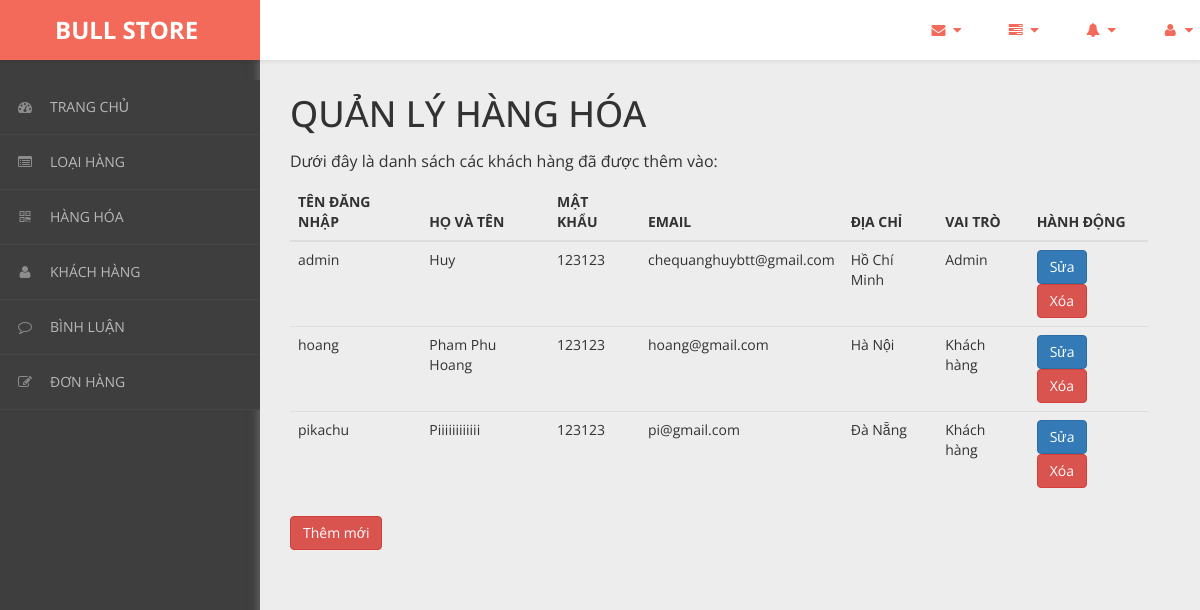
The app's page /admin/content/khach-hang/khach-hang-list.php with its own data.
### tables this page shows
CREATE TABLE `khach_hang` (
  `ma_kh` varchar(50) NOT NULL,
  `ho_ten` varchar(50) NOT NULL,
  `mat_khau` varchar(50) NOT NULL,
  `email` varchar(50) NOT NULL,
  `dia_chi` varchar(50) NOT NULL,
  `vai_tro` int(11) NOT NULL DEFAULT 0
);

### admin/dao/pdo.php (called while the page is built, shortened)
<?php
    function pdo_get_connection(){
        $pdo = new PDO("mysql:host=localhost;dbname=project-web",'root','');
        $pdo->setAttribute(PDO::ATTR_ERRMODE, PDO::ERRMODE_EXCEPTION);
        return $pdo;
    }
    function pdo_query($sql){
        $sql_args = array_slice(func_get_args(),1);
        try{
            $conn = pdo_get_connection();
            $stmt = $conn ->prepare($sql);
            $stmt -> execute($sql_args);
            $rows = $stmt -> fetchAll();
            return $rows;
        }catch(PDOException $e){
            throw $e;
        }finally{
            unset($conn);
        }
    }
    ?>

### admin/dao/khach-hang.php (called while the page is built, shortened)
<?php
    require_once ('pdo.php');
    function khach_hang_select_all(){
        $sql = "SELECT * FROM khach_hang";
        return pdo_query($sql);
    }
?>

### admin/content/khach-hang/khach-hang-list.php (the view, shortened to what this page needs)
<!DOCTYPE html>
<html xmlns="http://www.w3.org/1999/xhtml">
<head>
    <link href="../../../css/admin/css/bootstrap.css" rel="stylesheet" />
    <link href="../../../css/admin/css/font-awesome.css" rel="stylesheet" />
    <link href="../../../css/admin/css/custom-styles.css" rel="stylesheet" />
</head>
<body>
    <div id="wrapper">
        <nav class="navbar navbar-default top-navbar" role="navigation">
            <div class="navbar-header">
                <a class="navbar-brand" href="../../../../project-web/trang-chinh/"><strong style = "margin-left: 40px;">BULL STORE</strong></a>
            </div>
            <ul class="nav navbar-top-links navbar-right">
                <li class="dropdown">
                    <a class="dropdown-toggle" data-toggle="dropdown" href="#" aria-expanded="false">
                        <i class="fa fa-envelope fa-fw"></i> <i class="fa fa-caret-down"></i>
                    </a>
                </li>
                <li class="dropdown">
                    <a class="dropdown-toggle" data-toggle="dropdown" href="#" aria-expanded="false">
                        <i class="fa fa-tasks fa-fw"></i> <i class="fa fa-caret-down"></i>
                    </a>
                </li>
                <li class="dropdown">
                    <a class="dropdown-toggle" data-toggle="dropdown" href="#" aria-expanded="false">
                        <i class="fa fa-bell fa-fw"></i> <i class="fa fa-caret-down"></i>
                    </a>
                </li>
                <li class="dropdown">
                    <a class="dropdown-toggle" data-toggle="dropdown" href="#" aria-expanded="false">
                        <i class="fa fa-user fa-fw"></i> <i class="fa fa-caret-down"></i>
                    </a>
                </li>
            </ul>
        </nav>
        <nav class="navbar-default navbar-side" role="navigation">
            <div class="sidebar-collapse">
                <ul class="nav" id="main-menu">
                <li>
                        <a href="../thong-ke/thong-ke-list.php"><i class="fa fa-dashboard"></i>TRANG CHỦ</a>
                    </li>
                    <li>
                        <a href="../loai-hang/loai-hang-list.php"><i class="fa fa-list-alt" aria-hidden="true"></i>LOẠI HÀNG</a>
                    </li>
                    <li>
                        <a href="../hang-hoa/hang-hoa-list.php"><i class="fa fa-qrcode"></i>HÀNG HÓA</a>
                    </li>
                    <li>
                        <a href="../khach-hang/khach-hang-list.php"><i class="fa fa-user"></i>KHÁCH HÀNG</a>
                    </li>
                    <li>
                        <a href="../binh-luan/binh-luan-list.php"><i class="fa fa-comment-o" aria-hidden="true"></i>BÌNH LUẬN</a>
                    </li>
                    <li>
                        <a href="../hoa-don/hoa-don-list.php"><i class="fa fa-edit"></i>ĐƠN HÀNG</a>
                    </li>
                </ul>
            </div>
        </nav>
        <div id="page-wrapper">
		  <div class="header">
                <div class="page-header">
                    <h1>QUẢN LÝ HÀNG HÓA</h1>
                    <p>Dưới đây là danh sách các khách hàng đã được thêm vào: </p>
                    <?php
                        require_once ('../../dao/khach-hang.php');
                        $items = khach_hang_select_all();
                    ?>
                        <table class="table table-hover">
                            <thead>
                                <tr>
                                    <th>TÊN ĐĂNG NHẬP</th>
                                    <th>HỌ VÀ TÊN</th>
                                    <th>MẬT KHẨU</th>
                                    <th>EMAIL</th>
                                    <th>ĐỊA CHỈ</th>
                                    <th>VAI TRÒ</th>
                                    <th>HÀNH ĐỘNG</th>
                                </tr>
                            </thead>
                            <tbody>
                                <?php foreach($items as $item){
                                    extract($item);
                                ?>
                                    <tr>
                                        <td><?=$ma_kh?></td>
                                        <td><?=$ho_ten?></td>
                                        <td><?=$mat_khau?></td>
                                        <td><?=$email?></td>
                                        <td><?=$dia_chi?></td>
                                        <td><?php if($vai_tro == 0){
                                            echo "Khách hàng";
                                        }else{
                                            echo "Admin";
                                        } ?></td>
                                        <td>
                                            <a href="khach-hang-update.php?ma_kh=<?=$ma_kh?>"><button class="btn btn-primary">Sửa</button></a>
                                            <a onclick = "return confirm('Bạn có chắc chắn muốn xóa ?')" href="khach-hang-delete.php?ma_kh=<?=$ma_kh?>"><button class="btn btn-danger">Xóa</button></a>
                                        </td>
                                    </tr>
                                <?php } ?>
                            </tbody>
                        </table>
                    <a href="../khach-hang/khach-hang-new.php"><button class="btn btn-danger">Thêm mới</button></a>
                </div>
		    </div>
        </div>
    </div>
</body>
</html>

### css/admin/css/custom-styles.css (style rules this page uses)
body { font-family: 'Open Sans', sans-serif; background: #3E3E3E; }
#wrapper { width: 100%; }
#page-wrapper { padding: 15px 15px; min-height: 600px; background: #EDEDED; }
h1, .h1, h2, .h2, h3, .h3 { margin-top: 7px; margin-bottom: -5px; }
p { font-size:16px; line-height:25px; padding-top:20px; }
.navbar-side { z-index: 0; }
.navbar-side .nav > li > a > i { color: #8C8C8C;padding: 8px;width: 30px;text-align: center; }
.top-navbar { position: fixed; width: 100%; z-index: 300; -webkit-box-shadow: 0 3px 3px rgba(0, 0, 0, 0.05); -moz-box-shadow: 0 3px 3px rgba(0, 0, 0, 0.05); box-shadow: 0 3px 3px rgba(0, 0, 0, 0.05); }
.navbar-side { z-index: 1; position: fixed; width: 260px; top: 80px; }
#page-wrapper { position: relative; top: 55px; box-shadow: 0 0 10px #757575; -moz-box-shadow: 0 0 10px #757575; -webkit-box-shadow: 0 0 10px #757575; }
.page-header { margin: 0;border-bottom: 1px solid transparent;text-align: left;background-color: rgb(237, 237, 237);padding: 32px 22px 32px 0;color: #323232; }
.header { margin: 0 30px; }
.top-navbar { margin:0px; }
.top-navbar .navbar-brand { color: #fff;width: 260px;text-align: left;height: 60px;font-size: 24px;font-weight: 700;line-height: 30px;background: #F36A5A; }
.top-navbar .nav > li { position: relative; display: inline-block; margin: 0px; padding: 0px; }
.top-navbar .nav > li > a { position: relative; display: block; padding: 20px;color: #FFFFFF; margin: 0px; }
.sidebar-collapse , .sidebar-collapse .nav { background:none; }
.sidebar-collapse .nav { padding:0; }
.sidebar-collapse .nav > li > a { color: #B8B8B8; background:transparent; text-shadow:none; font-size: 14px; }
.sidebar-collapse > .nav > li > a { padding: 12px 10px; }
.sidebar-collapse > .nav > li { border-bottom: 1px solid rgba(107, 108, 109, 0.19); }
.navbar-side { border:none; background: #3E3E3E; }
.top-navbar { background: #FFFFFF; border-bottom:none; }
.top-navbar .nav > li > a > i { margin-right: 2px; }
.navbar-default { border:0px solid black; }
.navbar-header { background: transparent; }
.nav > li > a > i { margin-right:10px; color: rgb(243, 106, 90); }
@media (min-width:768px) { #page-wrapper { margin: 0 0 0 260px; padding: 0; min-height: 1200px; } }
@media (min-width:768px) { .navbar-side { width: 260px; z-index: 1; } }
@media (min-width:768px) { .navbar { border-radius: 0px; } }

### records on screen
khach_hang: ma_kh "admin", ho_ten "Huy", mat_khau "123123", email "chequanghuybtt@gmail.com", dia_chi "Hồ Chí Minh", vai_tro "Admin"
khach_hang: ma_kh "hoang", ho_ten "Pham Phu Hoang", mat_khau "123123", email "hoang@gmail.com", dia_chi "Hà Nội", vai_tro "Khách hàng"
khach_hang: ma_kh "pikachu", ho_ten "Piiiiiiiiiiii", mat_khau "123123", email "pi@gmail.com", dia_chi "Đà Nẵng", vai_tro "Khách hàng"
